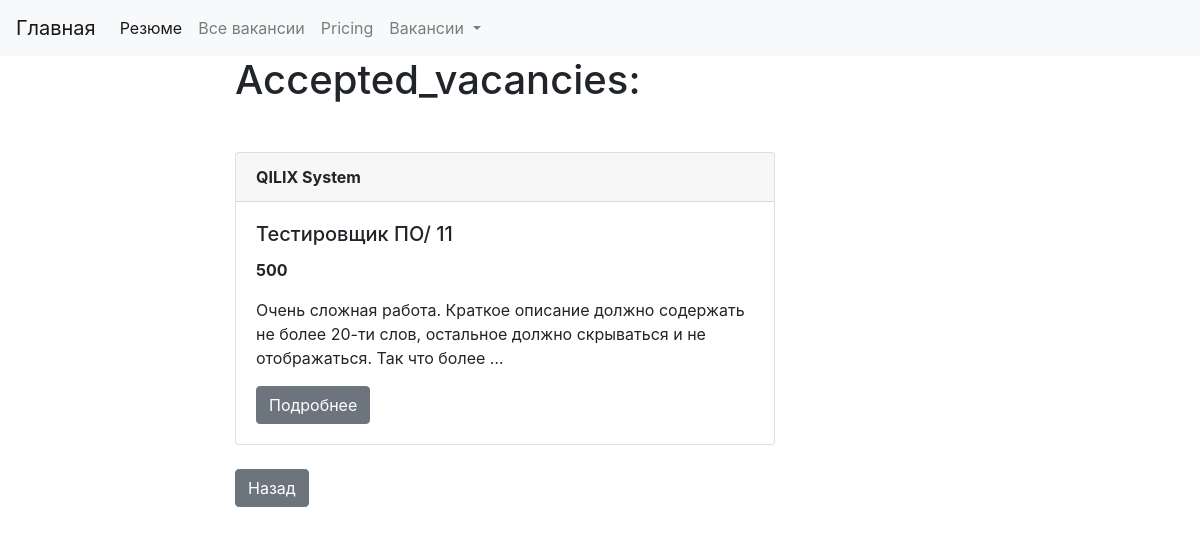
Screenshot of /client/resume_detail/tester/accepted_vacancies/ with the database file from the repository.
### client/models.py (models this page shows, shortened)
class Vacancy(models.Model):
    state = models.CharField(max_length=100)
    slug = models.SlugField(max_length=100, unique=True)
    salary = models.CharField(max_length=20)
    organization = models.CharField(max_length=100)
    address = models.CharField(max_length=200, null=True)
    employment = models.CharField(max_length=100, null=True)
    description = models.TextField(max_length=1000)
    skills = models.CharField(max_length=100, null=True)
    requirements = models.TextField(max_length=1000, null=True)
    duties = models.TextField(max_length=1000, null=True)
    conditions = models.TextField(max_length=1000, null=True)
    def get_absolute_url(self):
        return reverse('vacancy_detail_url', kwargs={'slug': self.slug})

### client/views.py (the view)
# urls.py: path('resume_detail/<str:slug>/accepted_vacancies/', accepted_vacancies, name='accepted_vacancies_url'),
def accepted_vacancies(request, slug):########################
    resume = Resume.objects.get(slug__iexact=slug)
    return render(request, 'client/client_accepted_vacancies.html', context={'resume': resume})

### client/models.py (called while the page is built)
    def get_absolute_url(self):
        return reverse('resume_detail_url', kwargs={'slug': self.slug})

### client/templates/client/client_accepted_vacancies.html (shortened to what this page needs)
{% extends 'client/base.html' %}
{% block content %}
     <h1 class="mb-5"> Accepted_vacancies: </h1>
    {% for vacancy in resume.vacancies_accept.all %}
         {% include 'client/includes/vacancy_template.html' %}
    {% endfor %}
<div class="btn-toolbar" role="toolbar" aria-label="Toolbar with button groups">
  <div class="btn-group mr-2" role="group" aria-label="First group">
    <a href="{{ resume.get_absolute_url }}" class="btn btn-secondary">Назад</a>
  </div>
</div>
{% endblock %}

### client/templates/client/includes/vacancy_template.html
<div class="card mb-4">
    <div class="card-header">
        <b>{{ vacancy.organization }}</b>
    </div>
    <div class="card-body">
        <h5 class="card-title">{{ vacancy.state }}</h5>
        <p class="card-text"><b>{{ vacancy.salary }}</b></p>
        <p class="card-text">{{ vacancy.description | truncatewords:20 }}</p>
        <a  href="{{ vacancy.get_absolute_url }}" class="btn btn-secondary">Подробнее</a>
    </div>
</div>

### rows the page displays
Vacancy: organization "QILIX System", state "Тестировщик ПО/ 11", salary "500", description "Очень сложная работа. Краткое описание должно содержать не более 20-ти слов, остальное должно скрываться и не отображаться. Так что более …"
